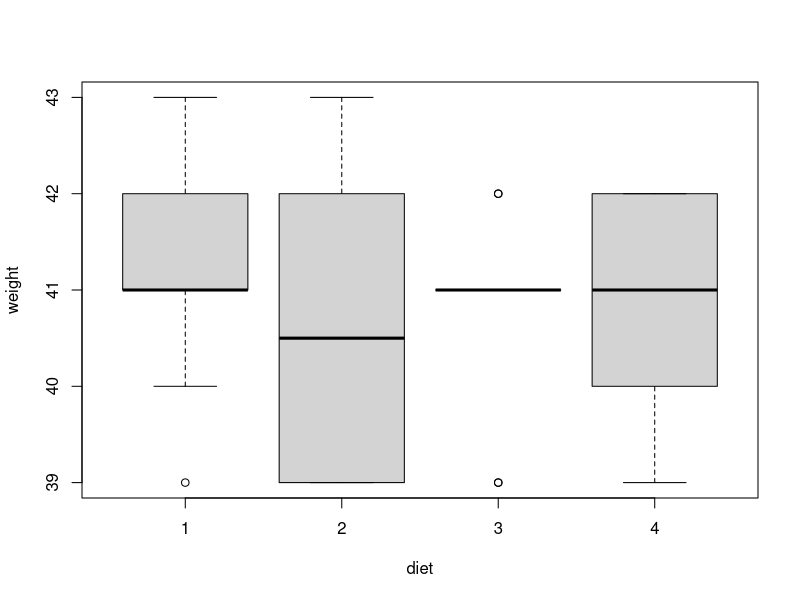
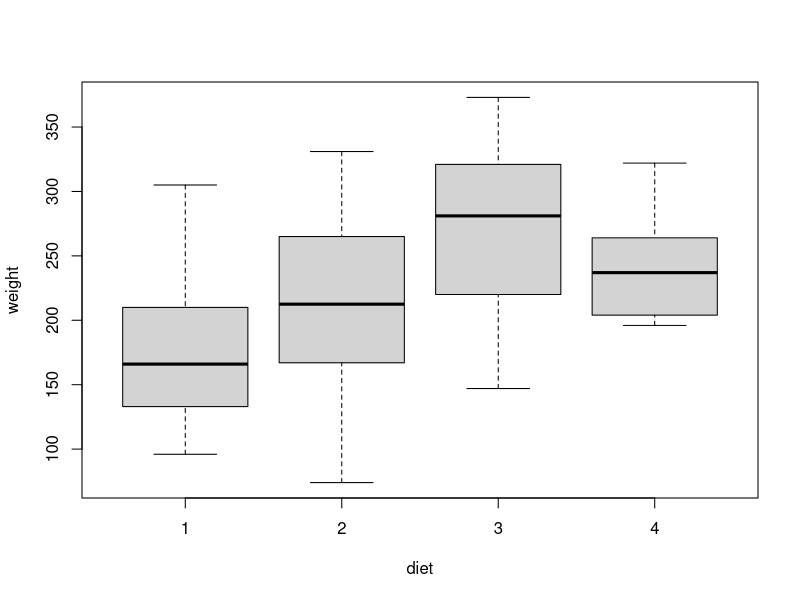
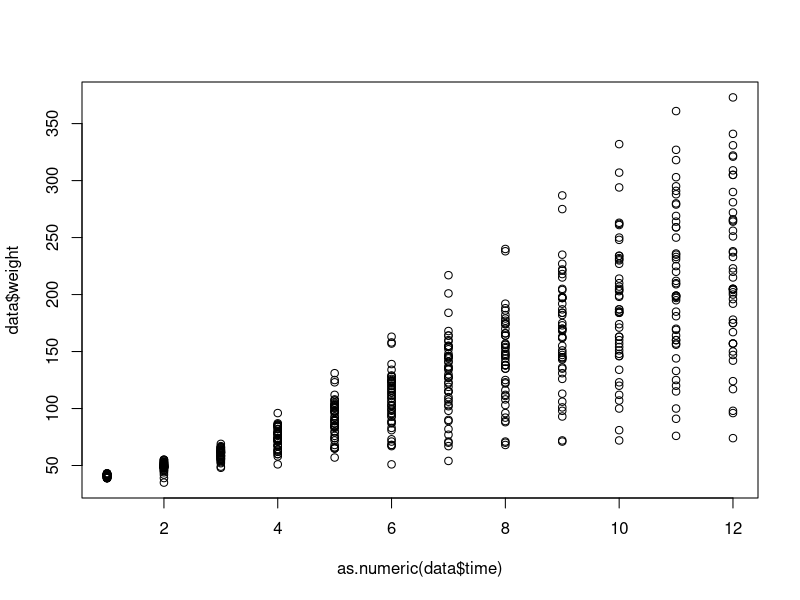

Reproduce these figures in R, in order. (Note: this script raises an error after producing the figures.)
ChickWeight=ChickWeight
data <-ChickWeight
data <- within(data, {
  chick <- factor(Chick)
  diet <- factor(Diet)
  time <- factor (Time)
})

#QUESTION 1----- plot and examine if there is a statistical difference between weight of chicks on day 0
#unify weight by diet day 0

datatime0= data[data$time==0, ]
plot(weight~diet, data=datatime0)

#now you have to examine, use anova

Anova1= aov(weight~diet, data=datatime0)
summary(Anova1)

#summary(Anova1)
#             Df Sum Sq Mean Sq F value Pr(>F)
#diet         3   4.32   1.440   1.132  0.346
#Residuals   46  58.50   1.272   
TukeyHSD(Anova1)

#Tukey multiple comparisons of means
#95% family-wise confidence level

#Fit: aov(formula = weight ~ diet, data = datatime0)

#$diet
#diff       lwr       upr     p adj
#2-1 -0.7 -1.864187 0.4641869 0.3872164
#3-1 -0.6 -1.764187 0.5641869 0.5219101
#4-1 -0.4 -1.564187 0.7641869 0.7965223
#3-2  0.1 -1.244287 1.4442873 0.9971988
#4-2  0.3 -1.044287 1.6442873 0.9331261
#4-3  0.2 -1.144287 1.5442873 0.9786117

#no significant differences



#QUESTION 2------Plot chick weights to different diet treatments at day 21
datatime21= data[data$time==21, ]
plot(weight~diet, data= datatime21)
#check statistical differences

Anova2=aov(weight~diet, data=datatime21)

summary(Anova2)

#summary(Anova2)
#Df Sum Sq Mean Sq F value  Pr(>F)   
#diet         3  57164   19055   4.655 0.00686 **
#  Residuals   41 167839    4094                   
#---
#  Signif. codes:  0 ‘***’ 0.001 ‘**’ 0.01 ‘*’ 0.05 ‘.’ 0.1 ‘ ’ 1
#there are significant values for differences in weight based on diet

TukeyHSD(Anova2)

#Tukey multiple comparisons of means
#95% family-wise confidence level

#Fit: aov(formula = weight ~ diet, data = datatime21)

#$diet
#diff        lwr       upr     p adj
#2-1  36.95000  -32.11064 106.01064 0.4868095
#3-1  92.55000   23.48936 161.61064 0.0046959
#4-1  60.80556  -10.57710 132.18821 0.1192661
#3-2  55.60000  -21.01591 132.21591 0.2263918
#4-2  23.85556  -54.85981 102.57092 0.8486781
#4-3 -31.74444 -110.45981  46.97092 0.7036249

#QUESTION 3--------- summary(aov (weight~Diet*Time+Error(Chick)data=data))
summary(aov(weight~Diet*Time+Error(Chick),data=data))

#Error: Chick
#Df Sum Sq Mean Sq F value   Pr(>F)    
#Diet       3 155863   51954   7.221 0.000482 ***
#  Time       1  55175   55175   7.668 0.008197 ** 
#  Diet:Time  1   2482    2482   0.345 0.559984    
#Residuals 44 316586    7195                     
#---
#  Signif. codes:  0 ‘***’ 0.001 ‘**’ 0.01 ‘*’ 0.05 ‘.’ 0.1 ‘ ’ 1

#Error: Within
#Df  Sum Sq Mean Sq F value Pr(>F)    
#Time        1 1962914 1962914 3049.28 <2e-16 ***
#  Diet:Time   3   84222   28074   43.61 <2e-16 ***
#  Residuals 524  337315     644                   
#---
#  Signif. codes:  0 ‘***’ 0.001 ‘**’ 0.01 ‘*’ 0.05 ‘.’ 0.1 ‘ ’ 1


#QUESTION 4-------- plot effects of diet on chick growth
#plotting time by weight and color code diet
plot(as.numeric (data$time), data$weight)
cols
#5 create empty plot to plot lines for each chick
#plot(NA, xlim=c(min value x, max value x), ylim = c (min value of y, max value of y))
#for (ii in 1:50) { use.rows=}

